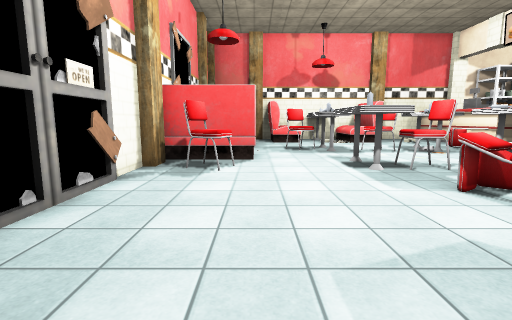
[1] (above)

21 first-person views from a walk through a 3-D level made in the Unity game engine. The camera is 1.4 m above the floor, tilts 8° down and sees 85° across. The floor is counted in squares, 1 m on a side. Each view is taken from the middle of a square. On the plan, view 1 faces up. The plan holds only what a view shows up to about 14 squares ahead; the rest is blank. The place goes on beyond the plan. Some surface patterns are stand-ins.

[2]
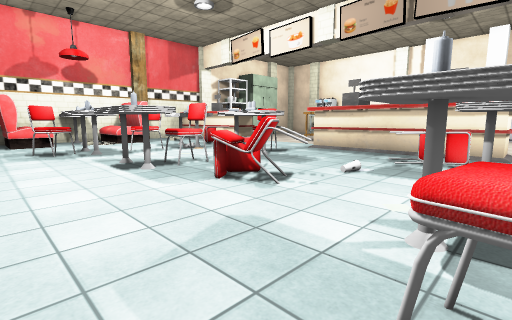

[3]
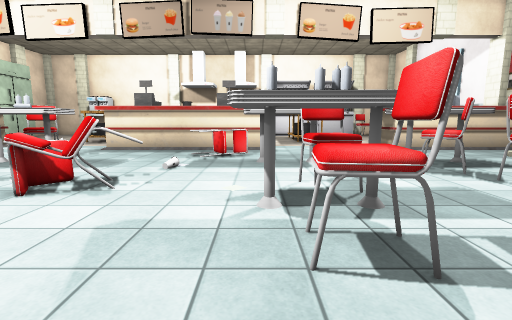

[4]
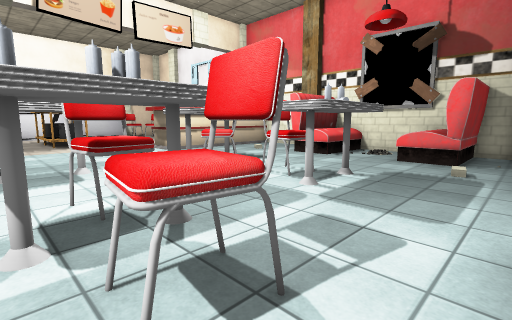

[5]
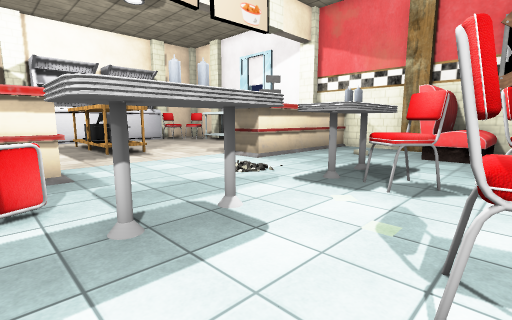

[6]
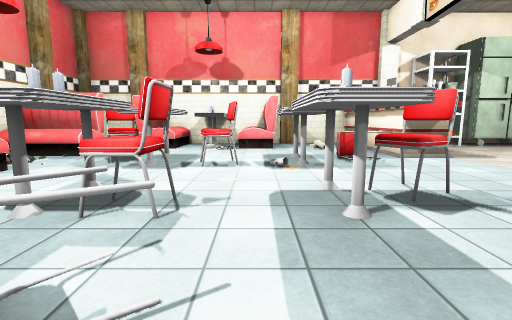

[7]
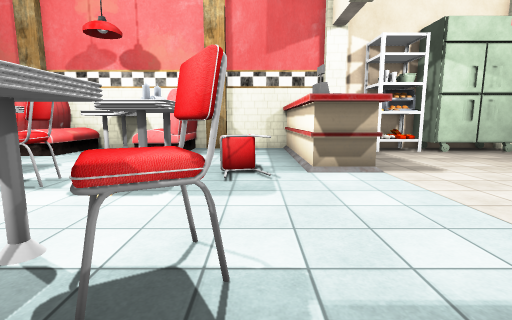

[8]
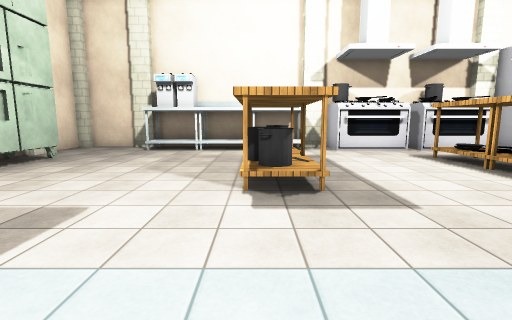

[9]
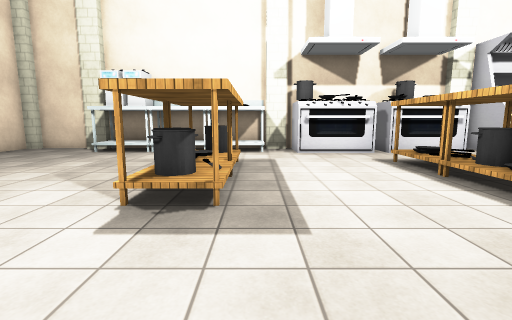

[10]
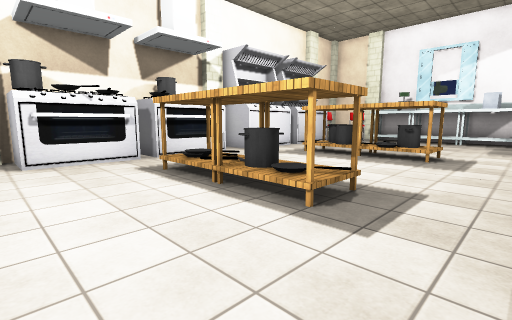

[11]
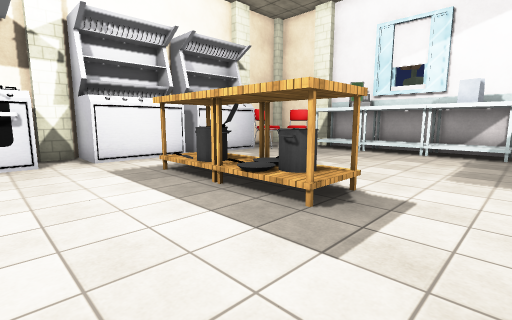

[12]
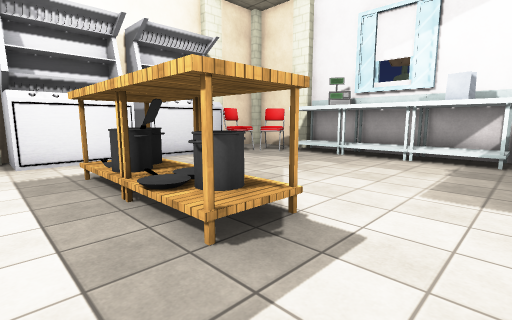

[13]
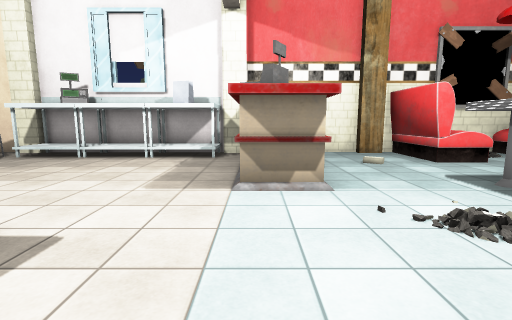

[14]
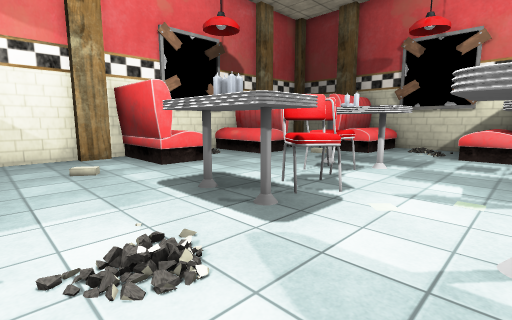

[15]
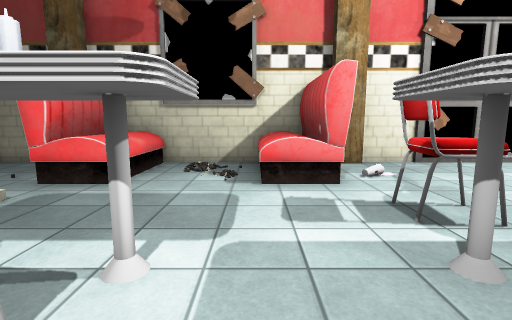

[16]
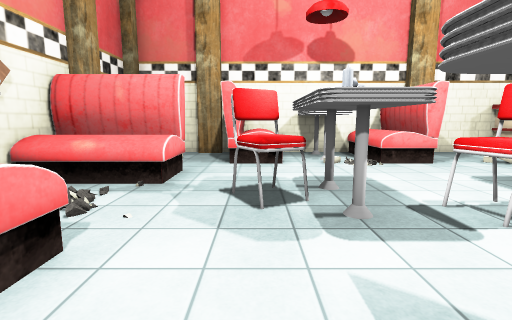

[17]
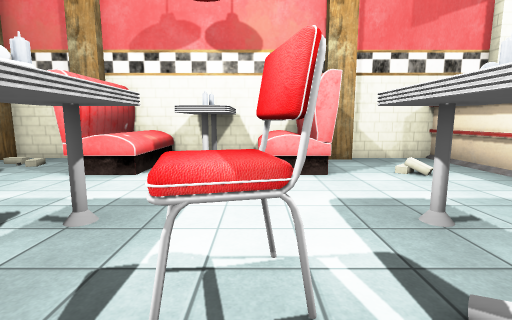

[18]
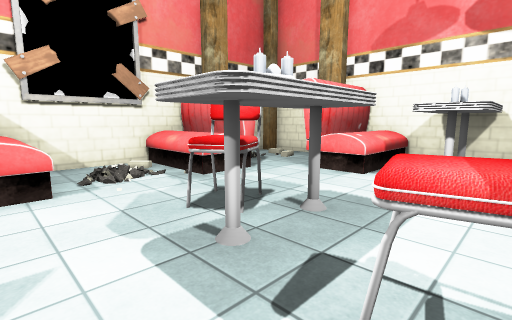

[19]
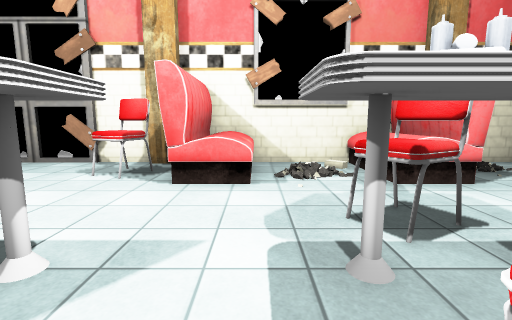

[20]
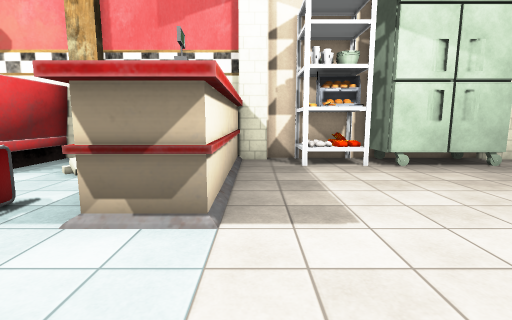

[21]
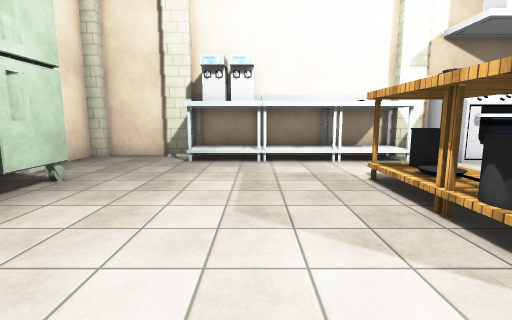

### Floor plan
Key: @ floor where view 1 was taken; # wall or solid block; . main floor; : floor 0.25 m higher than the main floor; = window, fence, low wall or low ledge; O other object.
Columns run from 4 left of view 1 to 28 right of it. Each row starts with its distance up from view 1.
 22    #####################      ##
 21  ####OOOOOOOO#...###.OOOO OO#..##
 20  #::.OOOOOOOO....##..OOOOOOO....#
 19   ...OOOO OOO....##.............#
 18   ...OOO.OOOO....##............##
 17 #OOOO............##...........###
 16 #OOOO..........O.##...........###
 15 #OOOO..OO... O.O.##...........###
 14 # ....OOO.O.OOOO..............###
 13 # ....OOOOO.O ................###
 12 #OOOO.................##OO#...###
 11 #OOOO.................###O#...###
 10 #OOOO..OO...OOO...............###
  9 ##OO...O O..OOOO.. ............##
  8 #.OO...OOO..OO...# ..........OOO#
  7 #........O.......# ..........OO
  6 #O.......OO......##..........#O
  5 #.......OO.......# ...O#O=#..OO
  4 ##.......OO......# ...O##=#..O#O
  3 #O...........OOO.##....      OO
  2 #.............O..##..........O
  1 #......OO...OOO..##..........OO #
  0 ##.:@.O  O..OO.................##
 -1 #OOOOOOOOO..  ...............OOO#
 -2 #OOOO.................##O=#..OOO
 -3 #OOOO.................###=#..OOO
 -4 # .....  ..OOO.............  OOO
 -5 # .....O OOOOO...............OOO
 -6 #OOOO..OOO..OO...##..........OOO
 -7 #OOOO............##..........OOO
 -8   OOO............##..........OOO
 -9   ....OO..OOO....# ..........OO
-10   ....OO..OOO....# .........OO
-11  #.  .OO..OOO....# .########O
-12  #   .OO..OOO#...  ###########
-13      ###########

Positions as (right, up) in squares from view 1, and headings:
1: (0, 0), facing up
2: (0, 0), facing up-right
3: (-1, 1), facing right
4: (0, 1), facing down-right
5: (5, 2), facing down-right
6: (7, 4), facing up
7: (11, 7), facing up
8: (12, 12), facing right
9: (13, 10), facing right
10: (15, 9), facing down-right
11: (15, 2), facing down-right
12: (15, 0), facing down-right
13: (14, 0), facing down
14: (12, -1), facing down-left
15: (6, -3), facing left
16: (2, 9), facing up
17: (6, 11), facing up
18: (6, 11), facing up-left
19: (6, 12), facing left
20: (15, 11), facing up
21: (16, 15), facing right
